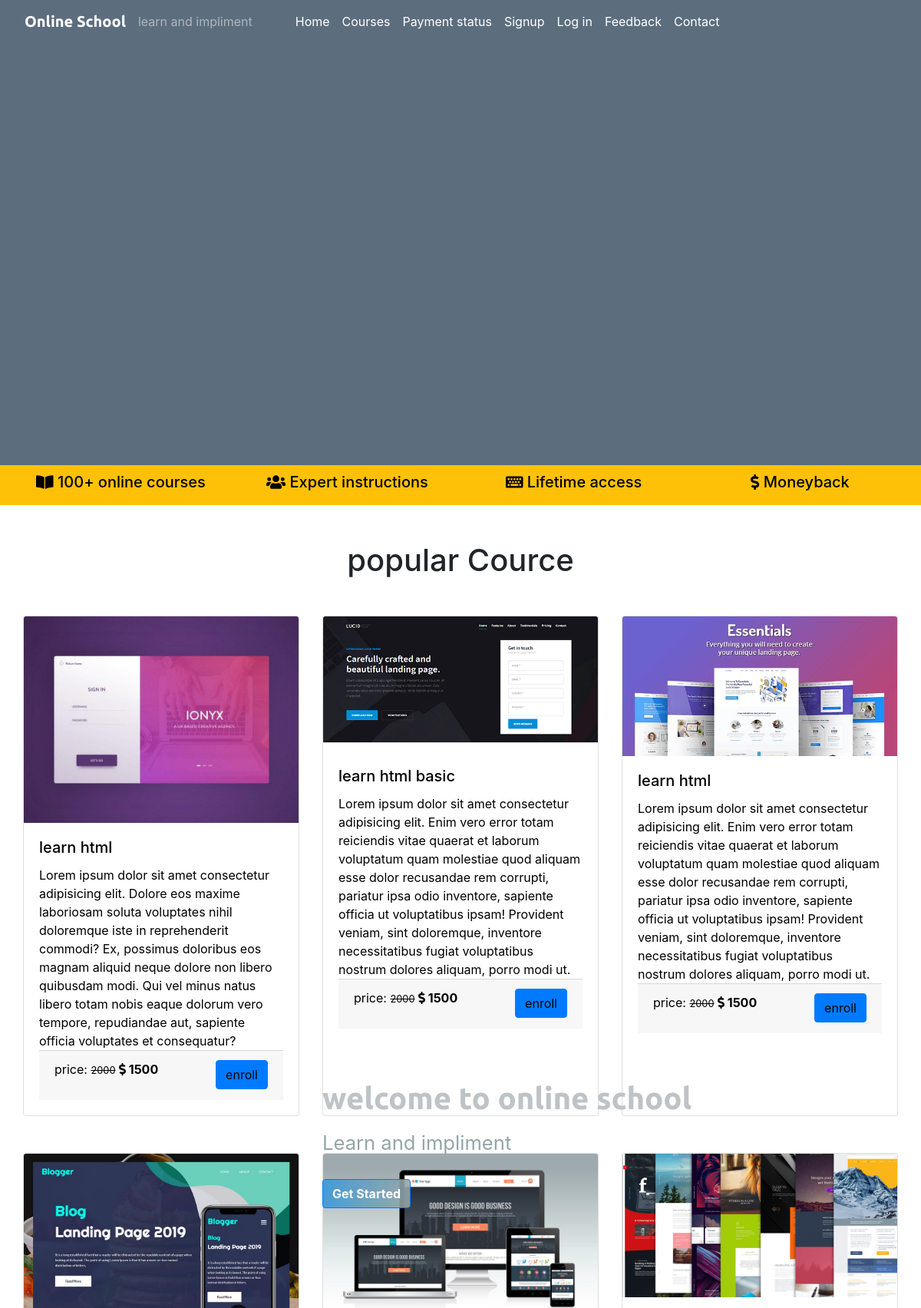
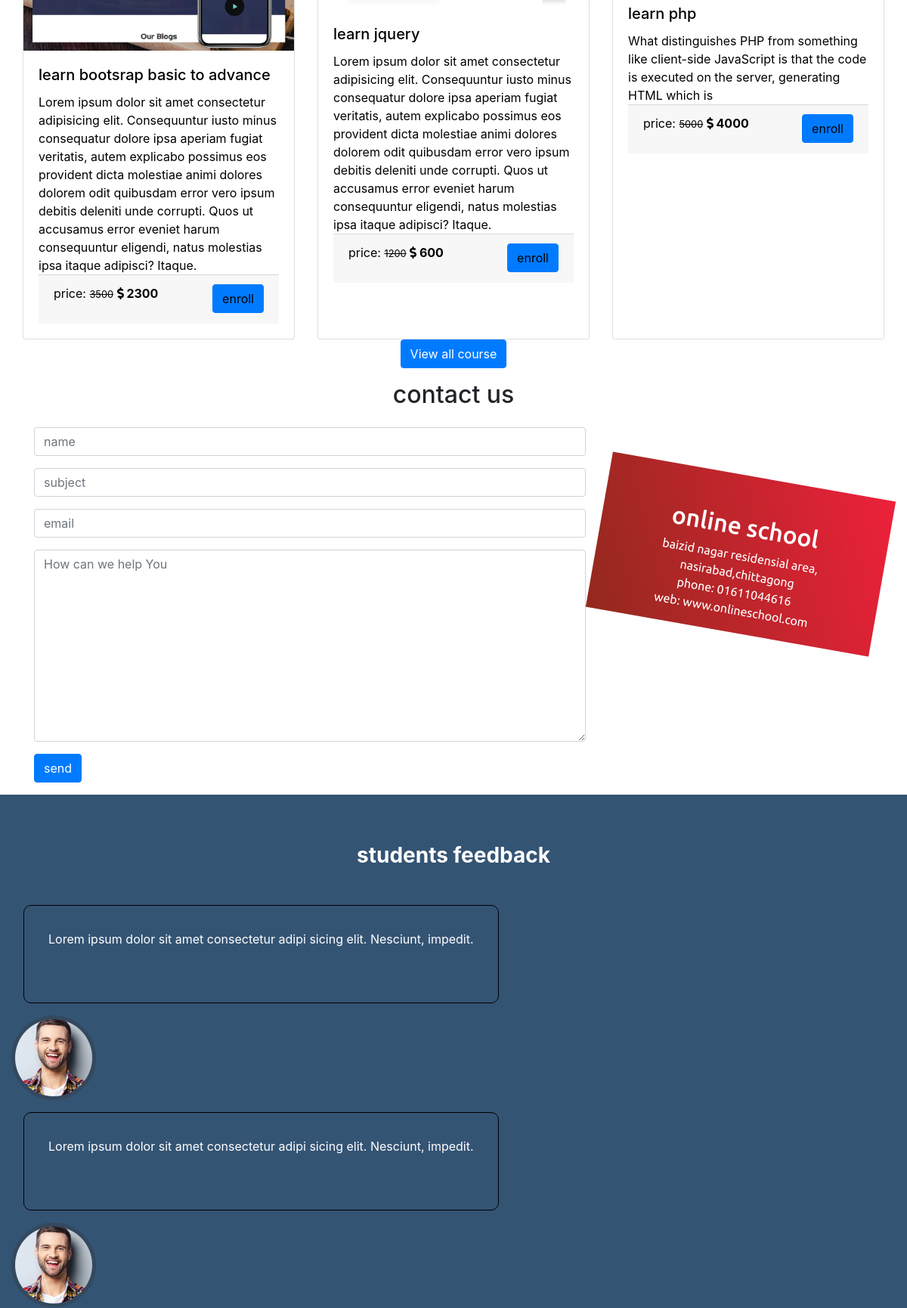
The page / (upper part) on the database its author committed (2 pictures, top to bottom).
### tables this page shows
CREATE TABLE `course` (
  `course_id` int(11) NOT NULL,
  `course_name` varchar(255) NOT NULL,
  `course_desc` text NOT NULL,
  `course_author` varchar(255) NOT NULL,
  `course_img` text NOT NULL,
  `course_duration` text NOT NULL,
  `course_price` int(11) NOT NULL,
  `course_or_price` int(11) NOT NULL
);

### index.php (the view, shortened to what this page needs)
<?php
include("mainclude/header.php");
include("./config.php");
?>
    <div class="container-fluid vid-container">
        <div class="video_banner">
            <div class="vid-overlay"></div>
        </div>
        <div class="banner-content">
            <h1 class="banner-heading hide-content">welcome to online school</h1>
            <small class="hide-content">Learn and impliment</small><br>
            <?php
            if(isset($_SESSION["is_login"])){
                echo ' <a href="student/studentprofile.php" class="btn btn-primary btnlinear">myprofile</a>';
            }else{
                echo '<a href="#" class="btn btn-primary  btnlinear" data-toggle="modal" data-target="#user_registration">Get Started</a>';
            }
            ?>
        </div>
    </div>
    <div class="container-fluid bg-warning">
        <div class="row text-center custom-banner">
            <div class="col-sm-3">
                <h5><i class="fas fa-book-open    "></i> 100+ online courses</h5>
            </div>
            <div class="col-sm-3">
                <h5><i class="fas fa-users    "></i> Expert instructions</h5>
            </div>
            <div class="col-sm-3">
                <h5><i class="fas fa-keyboard    "></i> Lifetime access</h5>
            </div>
            <div class="col-sm-3">
                <h5><i class="fas fa-dollar-sign    "></i> Moneyback</h5>
            </div>
        </div>
    </div>
    <section id="courses">
        <div class="container mt-5">
            <div class="row">
            <h1 class="text-center m-auto">popular Cource</h1>
               <div class="card-deck mt-5 ">
               <?php
               $sql = "SELECT * FROM  course LIMIT 3 ";
               $result= mysqli_query($connect,$sql) or die("Query failed.");
               if(mysqli_num_rows($result) > 0){
                   while($row = mysqli_fetch_array($result)){
               ?>
                   <a href="courcedetails.php?course_id=<?php echo $row["course_id"];?>">
                      <div class="card ">
                      <img src="./images/<?php echo $row["course_img"];?>" alt="puthon" class="card-img-top">
                       <div class="card-body">
                           <h5 class="card-title"><?php echo $row["course_name"];?></h5>
                           <p class="card-text"><?php echo $row["course_desc"];?></p>
                                 <div class="card-footer"><p>price: <small><del><?php echo $row["course_or_price"];?></del></small>
                                  <span class="font-weight-bold "><i class="fas fa-dollar-sign    "></i> <?php echo $row["course_price"];?></span>
                                  <a href="courcedetails.php?course_id=<?php echo $row["course_id"];?>" class="btn btn-primary float-right">enroll</a>
                              </p></a>
                           </div>
                           </div>
                      </div>
                   <?php
                     }
                    }
                   ?>
               </div><div class="card-deck mt-5 ">
               <?php
               $sql = "SELECT * FROM course LIMIT 3,3";
               $result= mysqli_query($connect,$sql) or die("Query failed.");
               if(mysqli_num_rows($result) > 0){
                   while($row = mysqli_fetch_array($result)){
               ?>
                   <a href="courcedetails.php?course_id=<?php echo $row["course_id"];?>">
                      <div class="card ">
                      <img src="./images/<?php echo $row["course_img"];?>" alt="puthon" class="card-img-top">
                       <div class="card-body">
                           <h5 class="card-title"><?php echo $row["course_name"];?></h5>
                           <p class="card-text"><?php echo $row["course_desc"];?></p>
                                 <div class="card-footer"><p>price: <small><del><?php echo $row["course_or_price"];?></del></small>
                                  <span class="font-weight-bold "><i class="fas fa-dollar-sign    "></i> <?php echo $row["course_price"];?></span>
                                  <a href="courcedetails.php?course_id=<?php echo $row["course_id"];?>" class="btn btn-primary float-right">enroll</a>
                              </p></a>
                           </div>
                   <?php
                     }
                    }
                   ?>
               <a href="" class=" btn btn-primary m-auto">View all course</a>
    </section>
    <?php
    include("contact.php");
    ?>
  <section id="feedback">
   <div class="container-fluid mt-3 feedback-container py-5">
    <div class="row">
        <div class="row m-auto">
            <div class="col-12">
                <h3 class="mt-3 font-weight-bold">students feedback</h3>
            </div>
        </div>
        <div class="col-md-12">
            <div class="slider my-slider mt-4">
                <div class="slider-item">
                    <div class="cmt-desc">
                        <p>Lorem ipsum dolor sit
                         amet consectetur adipi
                         sicing elit. Nesciunt,
                          impedit.</p><br>
                    </div>
                    <div class="pic">
                    <img src="images/download (1).jpg" alt="" class="slider-img">
                    </div>
                </div>
                <div class="slider-item">
                    <div class="cmt-desc">
                        <p>Lorem ipsum dolor sit
                         amet consectetur adipi
                         sicing elit. Nesciunt,
                          impedit.</p><br>
                    </div>
                    <div class="pic">
                    <img src="images/download (1).jpg" alt="" class="slider-img">
                    </div>
                </div>
            </div>
        </div>
    </div>
</div>
  </section>
   <?php include("mainclude/footer.php");?>

### mainclude/header.php (shortened to what this page needs)
<!DOCTYPE html>
<html lang="en">
<head>
    <link rel="stylesheet" href="css/bootstrap.min.css">
    <link rel="stylesheet" href="css/all.min.css">
    <link rel="stylesheet" href="css/fontawesome.min.css">
    <link rel="stylesheet" href="https://cdnjs.cloudflare.com/ajax/libs/tiny-slider/2.9.3/tiny-slider.css">
    <link rel="stylesheet" href="css/style.css">
</head>
<body>
    <nav class="navbar navbar-expand-lg navbar-dark fixed-top">
  <a class="navbar-brand pl-3" href="index.php">Online School</a>
  <span class="navbar-text">learn and impliment</span>
  <div class="collapse navbar-collapse ml-5" id="navbarNav">
    <ul class="navbar-nav custom-navbar">
      <li class="nav-item active">
        <a class="nav-link" href="index.php">Home <span class="sr-only">(current)</span></a>
      </li>
      <li class="nav-item">
        <a class="nav-link" href="courses.php">Courses</a>
      </li>
      <li class="nav-item">
        <a class="nav-link" href="paymentstatus.php">Payment status</a>
      </li>
      <?php
      if(isset($_SESSION["is_login"])){
        echo '
        <li class="nav-item">
        <a class="nav-link" href="student/studentprofile.php" tabindex="-1" aria-disabled="true">myprofile</a>
      </li>
      <li class="nav-item">
        <a class="nav-link" href="logout.php" tabindex="-1" aria-disabled="true">Logout</a>
      </li>
      ';
      }else{
        echo '<li class="nav-item">
        <a class="nav-link" href="#" data-toggle="modal" data-target="#user_registration" tabindex="-1" aria-disabled="true">Signup</a>
      </li>
      <li class="nav-item">
      <a class="nav-link" href="#" id="loginbtn" data-toggle="modal" data-target="#user_login"  tabindex="-1" aria-disabled="true">Log in</a>
    </li>
      ';
      }
      ?>
      <li class="nav-item">
        <a class="nav-link" href="#feedback" tabindex="-1" aria-disabled="true">Feedback</a>
      </li>
      <li class="nav-item">
        <a class="nav-link" href="#contact-form" tabindex="-1" aria-disabled="true">Contact</a>
      </li>
    </ul>
  </div>
</nav>

### contact.php
<section id="contact-form">
        <div class="container">
            <div class="row">
                <div class="col-12"><h2 class=" text-center mt-3">contact us</h2></div>
            </div>
            <div class="row">
                <div class="col-md-8">
                    <form action="" method="">
                        <div class="form-group mt-3">
                            <input type="text" class="form-control" placeholder="name" name="name">
                        </div>
                        <div class="form-group">
                            <input type="text" class="form-control" placeholder="subject" name="subject">
                        </div>
                        <div class="form-group">
                            <input type="email" class="form-control" placeholder="email" name="email">
                        </div>
                        <div class="form-group">
                           <textarea name="" class="form-control" placeholder="How can we help You" name="msg" id="" cols="30" rows="10"></textarea>
                        </div>
                        <input type="submit" value="send" class="btn btn-primary" name="submit">
                    </form>
                </div>
                <div class="col-md-4 strip text-center">
                    <h2>online school</h2>
                    <p>baizid nagar residensial area,<br>
                        nasirabad,chittagong <br>
                        phone: 01611044616 <br>
                        web: www.onlineschool.com
                    </p>
                </div>
            </div>
        </div>
    </section>

### mainclude/footer.php (shortened to what this page needs)
</body>
</html>

### css/style.css (style rules this page uses)
* { margin: 0; padding: 0; box-sizing: border-box; }
.btn:focus,a:focus,input { outline: 0 !important; box-shadow: none !important; }
a { text-decoration: none; text-underline-position: none; }
img { width: 100%; height: 100%; }
.btnlinear { background: linear-gradient(90deg,#3498dbde,#95a5a6e3); color: #fff; font-weight: bold; }
.navbar-brand { font-family: 'Ubuntu', sans-serif; font-weight: bold; color: #fff; }
.custom-navbar .nav-link { color: #fff !important; }
.video_banner { position: relative; }
.vid-container { margin: 0; padding: 0; }
.vid-overlay { position: absolute; top: 0; left: 0; background: #34495e; opacity: .8; height: 100%; width: 100%; z-index: 1; }
.banner-content { position: absolute; z-index: 2; top: 35%; left: 35%; }
.banner-heading { color: #bdc3c7; font-weight: bold; font-family: 'Ubuntu', sans-serif; }
.banner-content { font-size: 2em; color: #95a5a6; margin-bottom: 25px; }
.banner-content .btn { margin-top: 25px; }
.custom-banner { color: #000; padding: 10px; }
.card-deck a { text-decoration: none; color: #000; }
.strip { background: linear-gradient(245deg,#ed213a,#93291e); padding: 3rem; height: 13rem; margin-top: 5rem; transform: rotate(10deg); color: #fff; font-family: 'Ubuntu', sans-serif; }
.cmt-desc { padding: 2rem; border: 1px solid black; display: inline-block; border-radius: 10px; margin: 1rem; }
.slider-img { width: 7rem; border-radius: 50%; border: 5px solid #34495e; }
.feedback-container { background: #345474; color: #fff; }

### rows shown on the page
course: course_img (picture), course_name "learn html", course_desc "Lorem ipsum dolor sit amet consectetur adipisicing elit. Dolore eos maxime laboriosam soluta voluptates nihil doloremque iste in reprehenderit commodi? Ex, possimus doloribus eos magnam aliquid neque dolore non libero quibusdam modi. Qui vel minus natus libero totam nobis eaque dolorum vero tempore, repudiandae aut, sapiente officia voluptates et consequatur?", course_or_price "2000", course_price "1500"
course: course_img (picture), course_name "learn html basic", course_desc "Lorem ipsum dolor sit amet consectetur adipisicing elit. Enim vero error totam reiciendis vitae quaerat et laborum voluptatum quam molestiae quod aliquam esse dolor recusandae rem corrupti, pariatur ipsa odio inventore, sapiente officia ut voluptatibus ipsam! Provident veniam, sint doloremque, inventore necessitatibus fugiat voluptatibus nostrum dolores aliquam, porro modi ut.", course_or_price "2000", course_price "1500"
course: course_img (picture), course_name "learn html", course_desc "Lorem ipsum dolor sit amet consectetur adipisicing elit. Enim vero error totam reiciendis vitae quaerat et laborum voluptatum quam molestiae quod aliquam esse dolor recusandae rem corrupti, pariatur ipsa odio inventore, sapiente officia ut voluptatibus ipsam! Provident veniam, sint doloremque, inventore necessitatibus fugiat voluptatibus nostrum dolores aliquam, porro modi ut.", course_or_price "2000", course_price "1500"
course: course_img (picture), course_name "learn bootsrap basic to advance", course_desc "Lorem ipsum dolor sit amet consectetur adipisicing elit. Consequuntur iusto minus consequatur dolore ipsa aperiam fugiat veritatis, autem explicabo possimus eos provident dicta molestiae animi dolores dolorem odit quibusdam error vero ipsum debitis deleniti unde corrupti. Quos ut accusamus error eveniet harum consequuntur eligendi, natus molestias ipsa itaque adipisci? Itaque.", course_or_price "3500", course_price "2300"
course: course_img (picture), course_name "learn jquery", course_desc "Lorem ipsum dolor sit amet consectetur adipisicing elit. Consequuntur iusto minus consequatur dolore ipsa aperiam fugiat veritatis, autem explicabo possimus eos provident dicta molestiae animi dolores dolorem odit quibusdam error vero ipsum debitis deleniti unde corrupti. Quos ut accusamus error eveniet harum consequuntur eligendi, natus molestias ipsa itaque adipisci? Itaque.", course_or_price "1200", course_price "600"
course: course_img (picture), course_name "learn php", course_desc "What distinguishes PHP from something like client-side JavaScript is that the code is executed on the server, generating HTML which is", course_or_price "5000", course_price "4000"
